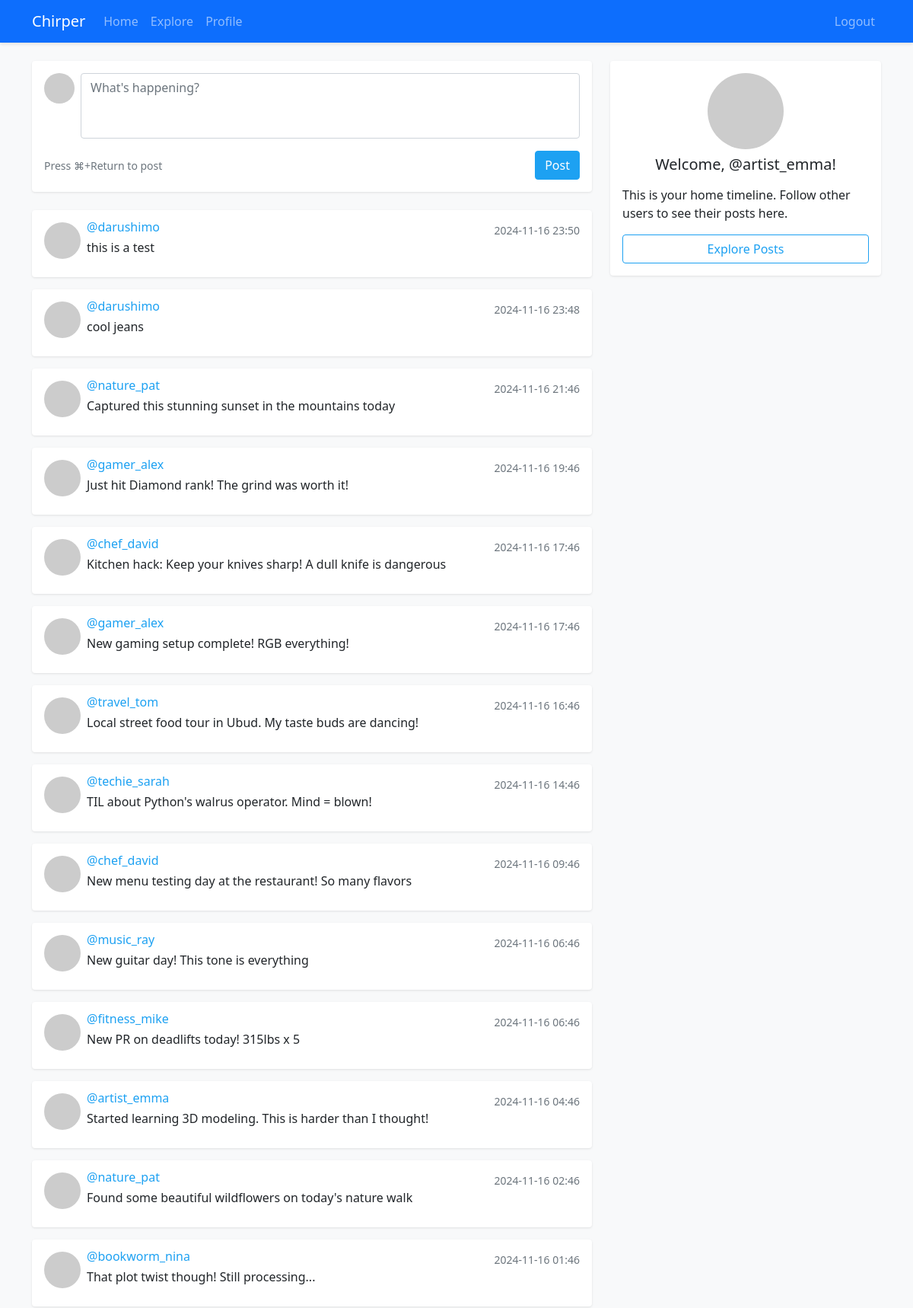
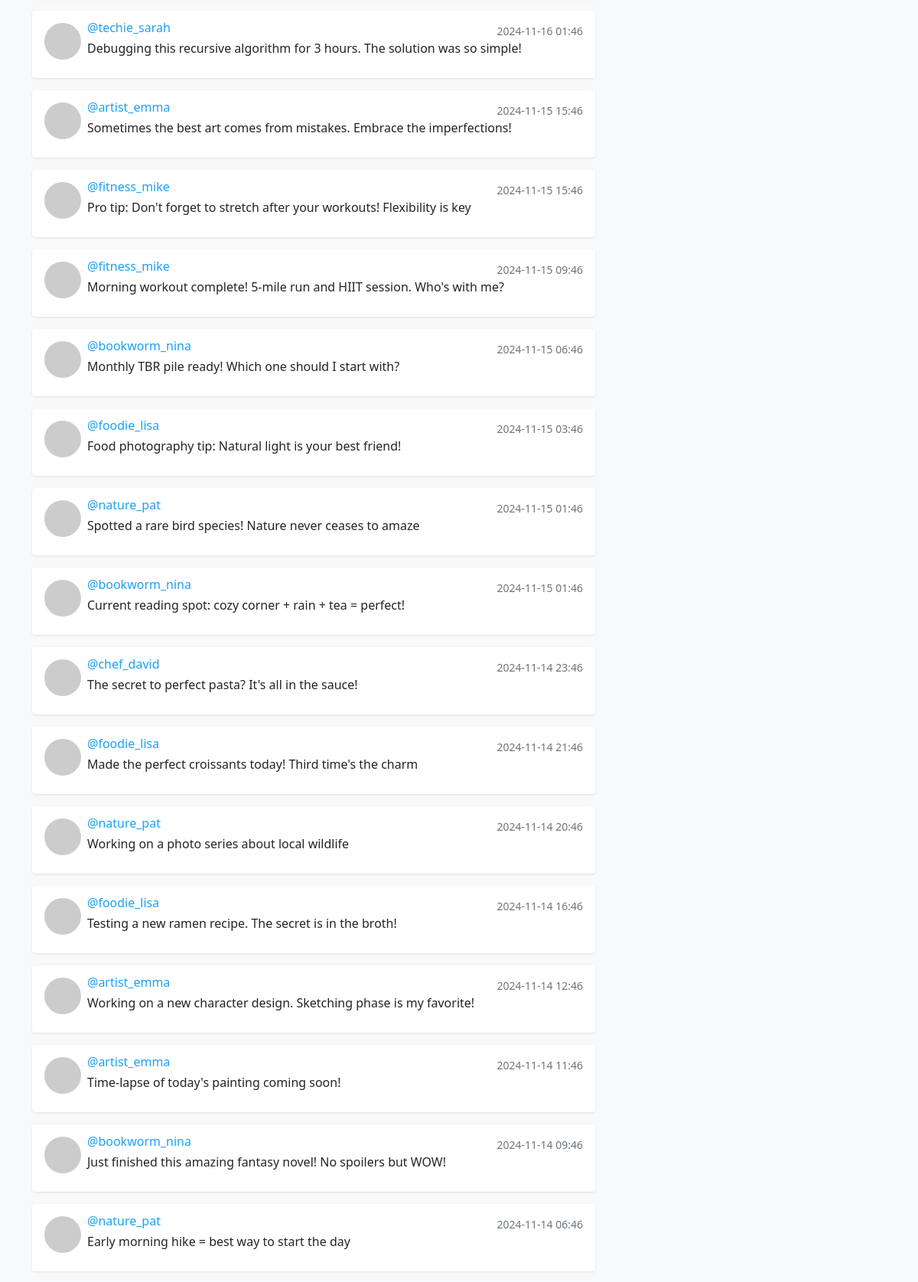
Page /explore (signed in, upper part) on the committed database (2 pictures, top to bottom).
### app/models.py (models this page shows, shortened)
class Post(db.Model):
    id = db.Column(db.Integer, primary_key=True)
    body = db.Column(db.String(280), nullable=False)
    timestamp = db.Column(db.DateTime, index=True, default=datetime.utcnow)
    user_id = db.Column(db.Integer, db.ForeignKey('user.id'), nullable=False)

class User(UserMixin, db.Model):
    id = db.Column(db.Integer, primary_key=True)
    username = db.Column(db.String(64), unique=True, nullable=False)
    email = db.Column(db.String(120), unique=True, nullable=False)
    password_hash = db.Column(db.String(128))
    bio = db.Column(db.String(140))
    avatar_path = db.Column(db.String(200))
    posts = db.relationship('Post', backref='author', lazy='dynamic')
    followed = db.relationship(
        'User', secondary=followers,
        primaryjoin=(followers.c.follower_id == id),
        secondaryjoin=(followers.c.followed_id == id),
        backref=db.backref('followers', lazy='dynamic'),
        lazy='dynamic'
    )
    def get_avatar(self):
        if self.avatar_path:
            return self.avatar_path
        digest = hashlib.md5(self.email.lower().encode('utf-8')).hexdigest()
        return f'https://www.gravatar.com/avatar/{digest}?d=identicon&s=200'

### app/main.py (the view)
@main.route('/explore')
@login_required
def explore():
    posts = Post.query.order_by(Post.timestamp.desc()).all()
    return render_template('index.html', posts=posts)

### app/models.py (called while the page is built)
@login_manager.user_loader
def load_user(id):
    return User.query.get(int(id))

### app/templates/index.html (shortened to what this page needs)
{% extends "base.html" %}
{% block content %}
<div class="row">
    <div class="col-md-8">
        {% if current_user.is_authenticated %}
        <div class="card mb-4">
            <div class="card-body">
                <form action="{{ url_for('main.post') }}" method="post" id="chirpForm">
                    <div class="d-flex mb-3">
                        <img src="{{ current_user.get_avatar() }}" alt="Profile Picture" class="rounded-circle me-2" style="width: 40px; height: 40px; object-fit: cover;">
                        <div class="flex-grow-1">
                            <textarea class="form-control" id="chirpContent" name="body" rows="3" placeholder="What's happening?" maxlength="280" required></textarea>
                        </div>
                    </div>
                    <div class="d-flex justify-content-between align-items-center">
                        <small class="text-muted">Press ⌘+Return to post</small>
                        <button type="submit" class="btn btn-primary float-end">Post</button>
                    </div>
                </form>
            </div>
        </div>
        {% endif %}
        {% for post in posts %}
        <div class="card mb-3">
            <div class="card-body">
                <div class="d-flex align-items-start mb-2">
                    <img src="{{ post.author.get_avatar() }}" alt="Profile Picture" class="rounded-circle me-2" style="width: 48px; height: 48px; object-fit: cover;">
                    <div class="flex-grow-1">
                        <div class="d-flex justify-content-between align-items-center">
                            <h6 class="card-subtitle mb-1">
                                <a href="{{ url_for('main.user', username=post.author.username) }}" class="text-decoration-none">
                                    @{{ post.author.username }}
                                </a>
                            </h6>
                            <small class="text-muted">{{ post.timestamp.strftime('%Y-%m-%d %H:%M') }}</small>
                        </div>
                        <p class="card-text">{{ post.body }}</p>
                    </div>
                </div>
            </div>
        </div>
        {% endfor %}
    </div>
    <div class="col-md-4">
        <div class="card">
            <div class="card-body">
                <div class="text-center mb-3">
                    <img src="{{ current_user.get_avatar() }}" alt="Profile Picture" class="rounded-circle mb-2" style="width: 100px; height: 100px; object-fit: cover;">
                    <h5 class="card-title">Welcome, @{{ current_user.username }}!</h5>
                </div>
                <p class="card-text">This is your home timeline. Follow other users to see their posts here.</p>
                <a href="{{ url_for('main.explore') }}" class="btn btn-outline-primary w-100">Explore Posts</a>
            </div>
        </div>
    </div>
</div>
{% endblock %}

### app/static/style.css (style rules this page uses)
body { background-color: #f8f9fa; }
.card { border: none; box-shadow: 0 1px 3px rgba(0,0,0,.1); }
textarea.form-control { resize: none; }
.btn-primary { background-color: #1da1f2; border-color: #1da1f2; }
.btn-outline-primary { color: #1da1f2; border-color: #1da1f2; }
a { color: #1da1f2; }

### rows in the picture
Post: author.username "darushimo", timestamp "2024-11-16 23:50", body "this is a test"
Post: author.username "darushimo", timestamp "2024-11-16 23:48", body "cool jeans"
Post: author.username "nature_pat", timestamp "2024-11-16 21:46", body "Captured this stunning sunset in the mountains today"
Post: author.username "gamer_alex", timestamp "2024-11-16 19:46", body "Just hit Diamond rank! The grind was worth it!"
Post: author.username "chef_david", timestamp "2024-11-16 17:46", body "Kitchen hack: Keep your knives sharp! A dull knife is dangerous"
Post: author.username "gamer_alex", timestamp "2024-11-16 17:46", body "New gaming setup complete! RGB everything!"
Post: author.username "travel_tom", timestamp "2024-11-16 16:46", body "Local street food tour in Ubud. My taste buds are dancing!"
Post: author.username "techie_sarah", timestamp "2024-11-16 14:46", body "TIL about Python's walrus operator. Mind = blown!"
Post: author.username "chef_david", timestamp "2024-11-16 09:46", body "New menu testing day at the restaurant! So many flavors"
Post: author.username "music_ray", timestamp "2024-11-16 06:46", body "New guitar day! This tone is everything"
Post: author.username "fitness_mike", timestamp "2024-11-16 06:46", body "New PR on deadlifts today! 315lbs x 5"
Post: author.username "artist_emma", timestamp "2024-11-16 04:46", body "Started learning 3D modeling. This is harder than I thought!"
Post: author.username "nature_pat", timestamp "2024-11-16 02:46", body "Found some beautiful wildflowers on today's nature walk"
Post: author.username "bookworm_nina", timestamp "2024-11-16 01:46", body "That plot twist though! Still processing..."
Post: author.username "techie_sarah", timestamp "2024-11-16 01:46", body "Debugging this recursive algorithm for 3 hours. The solution was so simple!"
Post: author.username "artist_emma", timestamp "2024-11-15 15:46", body "Sometimes the best art comes from mistakes. Embrace the imperfections!"
Post: author.username "fitness_mike", timestamp "2024-11-15 15:46", body "Pro tip: Don't forget to stretch after your workouts! Flexibility is key"
Post: author.username "fitness_mike", timestamp "2024-11-15 09:46", body "Morning workout complete! 5-mile run and HIIT session. Who's with me?"
Post: author.username "bookworm_nina", timestamp "2024-11-15 06:46", body "Monthly TBR pile ready! Which one should I start with?"
Post: author.username "foodie_lisa", timestamp "2024-11-15 03:46", body "Food photography tip: Natural light is your best friend!"
Post: author.username "nature_pat", timestamp "2024-11-15 01:46", body "Spotted a rare bird species! Nature never ceases to amaze"
Post: author.username "bookworm_nina", timestamp "2024-11-15 01:46", body "Current reading spot: cozy corner + rain + tea = perfect!"
Post: author.username "chef_david", timestamp "2024-11-14 23:46", body "The secret to perfect pasta? It's all in the sauce!"
Post: author.username "foodie_lisa", timestamp "2024-11-14 21:46", body "Made the perfect croissants today! Third time's the charm"
Post: author.username "nature_pat", timestamp "2024-11-14 20:46", body "Working on a photo series about local wildlife"
Post: author.username "foodie_lisa", timestamp "2024-11-14 16:46", body "Testing a new ramen recipe. The secret is in the broth!"
Post: author.username "artist_emma", timestamp "2024-11-14 12:46", body "Working on a new character design. Sketching phase is my favorite!"
Post: author.username "artist_emma", timestamp "2024-11-14 11:46", body "Time-lapse of today's painting coming soon!"
Post: author.username "bookworm_nina", timestamp "2024-11-14 09:46", body "Just finished this amazing fantasy novel! No spoilers but WOW!"
Post: author.username "nature_pat", timestamp "2024-11-14 06:46", body "Early morning hike = best way to start the day"
User: username "artist_emma"
